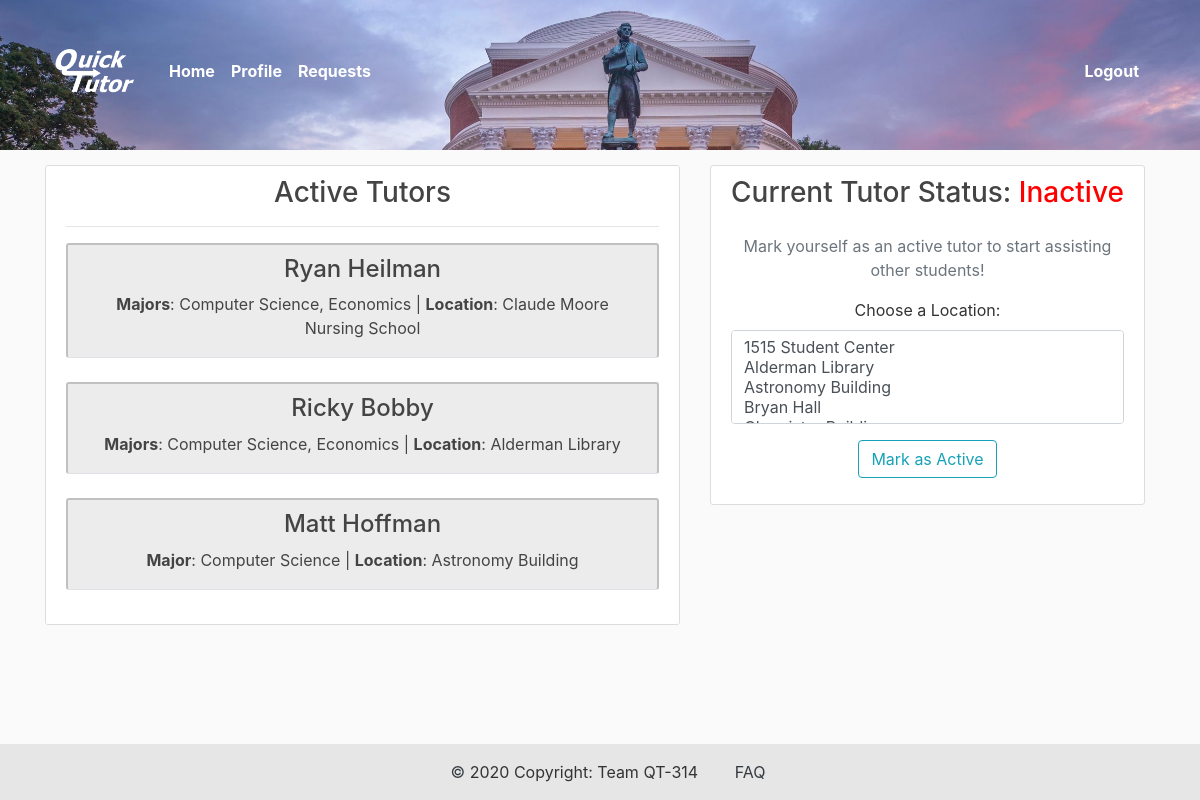
The page /tutor/home/ (signed in) on the database its author committed.
### users/models.py (models this page shows, shortened)
class Profile(models.Model):
	user = models.OneToOneField(User, on_delete=models.CASCADE)
	image = models.ImageField(default='default.png', upload_to='profile_pics', blank=True)
	first_name = models.CharField(max_length=50)
	last_name = models.CharField(max_length=50)
	major = models.CharField(max_length=75)
	major2 = models.CharField(max_length=75, blank=True)
	phone_regex = RegexValidator(regex=r'([0-9]{3}-){2}[0-9]{4}', message="Phone number must be entered in the format: 999-999-9999.")
	phone_number = models.CharField(validators=[phone_regex], max_length=12, blank=False)
	courses = models.TextField(blank=True, help_text="List any courses you feel comfortable tutoring for.")
	description = models.TextField(blank=True, verbose_name="bio", help_text="Write a brief description of yourself. Be sure to include areas of strength for tutoring and any other information you would like other users to know.")
	location = models.CharField(max_length=50, blank=True, default='')
	current_client = models.OneToOneField(Ask, on_delete=models.SET_NULL, null=True, blank=True)
	tutor_score = models.FloatField(null=True, blank=True)
	num_ratings = models.IntegerField(blank=True, default=0)
	active = models.BooleanField(default=False)
	initialized = models.BooleanField(default=False)

### tutor/views.py (the view)
# urls.py: 2. Add a URL to urlpatterns:  path('', views.home, name='home')
@login_required
def home(request):
	tutors = Profile.objects.filter(active=True).exclude(user=request.user)
	context = {'tutors':tutors, 'locations':tutor_locations}
	return render(request, 'tutor/home.html', context)

### tutor/templates/tutor/home.html (shortened to what this page needs)
{% extends "tutor/base.html" %}
{% block content %}
<div class="row">
	<div class="col-md-7 mb-3">
		<div class="content-section section-3 box" style="text-align: center; overflow-y: auto; max-height: 50em;">
			<h3 style="display: inline;">Active Tutors</h3>
			<hr>
			{% if tutors %}
				{% for tutor in tutors %}
					{% if tutor.major2 %}
						<div class="col request-listing border-bottom" style="display: block; text-align: center;">
							<h4><a class="tutor-listing" href="{% url 'profile_page' tutor.id %}">{{ tutor.first_name }} {{ tutor.last_name }}</a></h4>
							<h5><small><b>Majors</b>: {{tutor.major}}, {{tutor.major2}} | <b>Location</b>: {{ tutor.location }}</small></h5>
						</div>
					{% else %}
						<div class="col request-listing border-bottom" style="display: block; text-align: center;">
							<h4><a class="tutor-listing" href="{% url 'profile_page' tutor.id %}">{{ tutor.first_name }} {{ tutor.last_name }}</a></h4>
							<h5><small><b>Major</b>: {{tutor.major}} | <b>Location</b>: {{ tutor.location }}</small></h5>
						</div>
					{% endif %}
					<br>
				{% endfor %}
			{% else %}
				<p>There currently aren't any active tutors</p>
			{% endif %}
		</div>
	</div>
    <div class="col-md-5">
    	<div class="content-section section-3" style="text-align: center;">
    		{% if user.profile.active %}
        		<div>
        			<h3 style="display: inline;">Current Tutor Status: </h3>
	        		<h3 style="display: inline; color: green;">Active</h3>
	        	</div>
	        	<p>Current location: {{ user.profile.location }}</p>
	        	<p class="text-muted">No longer available to tutor? Mark yourself as inactive before you go.</p>
	        	<div>
	        		<form action="{% url 'deactivate' user.profile.id %}">
	        			<button class="btn btn-outline-info" type="submit">Mark Inactive</button>
	        		</form>
	        	</div>
	        {% else %}
	        	<div>
        			<h3 style="display: inline;">Current Tutor Status: </h3>
	        		<h3 style="display: inline; color: red;">Inactive</h3>
	        	</div>
	        	<br>
	          	<p class='text-muted'>Mark yourself as an active tutor to start assisting other students!
	          	</p>
	            <div>
	            	<form action="{% url 'activate' user.profile.id %}" method="POST">
	            		<fieldset class="form-group">
	            			<label for="location_selector">Choose a Location:</label>
	            			<select multiple class="form-control" id="location_selector" name="location_selector">
		            			{% for location in locations %}
		            				<option value="{{ location }}">{{ location }}</option>
		            			{% endfor %}
	            			</select>
	            		</fieldset>
	            		<div class="form-group">
	            			<button class="btn btn-outline-info" type="submit">Mark as Active</button>
	            		</div>
	            	</form>
	            </div>
            {% endif %}
        </div>
    </div>
</div>
{% endblock content %}

### tutor/static/tutor/main.css (style rules this page uses)
body { background: #fafafa; color: #333333; }
h1, h2, h3, h4, h5, h6 { color: #444444; }
* { padding: 0px; margin: 0px; box-sizing: border-box; }
.box { height: auto; width: 100%; }
.section-3 { margin-top: 15px; }
.content-section { background: #ffffff; padding: 10px 20px; border: 1px solid #dddddd; border-radius: 3px; margin-right: 10px; }
.tutor-listing { color: #444444; }
.request-listing { background: #ececec; padding: 10px 20px; border: 2px solid #b8b8b8d7; border-radius: 3px; margin-right: 10px; }

### rows shown on the page
Profile: first_name "Ryan", last_name "Heilman", major "Computer Science", major2 "Economics", location "Claude Moore Nursing School"
Profile: first_name "Ricky", last_name "Bobby", major "Computer Science", major2 "Economics", location "Alderman Library"
Profile: first_name "Matt", last_name "Hoffman", major "Computer Science", location "Astronomy Building"
